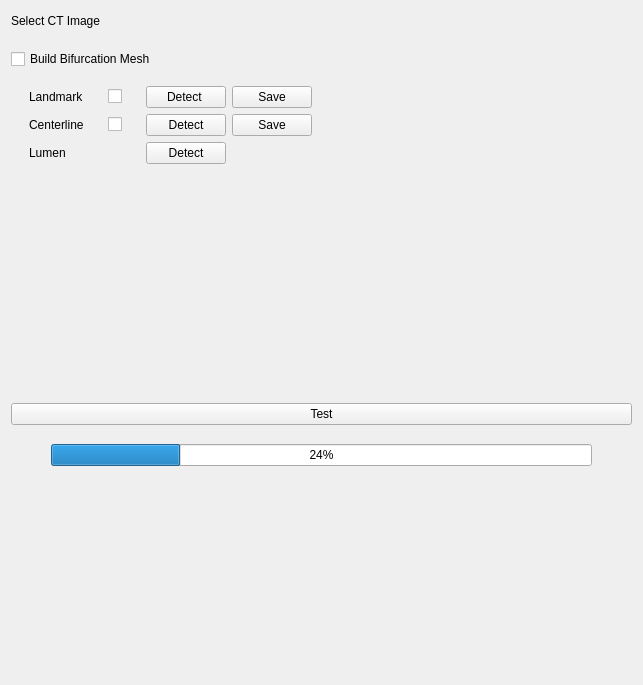
<?xml version="1.0" encoding="UTF-8"?>
<ui version="4.0">
 <class>qSlicerCoronaryMainModuleWidget</class>
 <widget class="qSlicerWidget" name="qSlicerCoronaryMainModuleWidget">
  <property name="geometry">
   <rect>
    <x>0</x>
    <y>0</y>
    <width>643</width>
    <height>685</height>
   </rect>
  </property>
  <property name="maximumSize">
   <size>
    <width>1007</width>
    <height>685</height>
   </size>
  </property>
  <property name="windowTitle">
   <string>Form</string>
  </property>
  <layout class="QVBoxLayout" name="verticalLayout">
   <item>
    <layout class="QHBoxLayout" name="horizontalLayout_2">
     <item>
      <widget class="QLabel" name="label">
       <property name="text">
        <string>Select CT Image</string>
       </property>
      </widget>
     </item>
     <item>
      <widget class="qMRMLNodeComboBox" name="MRMLNodeReadVolumn">
       <property name="nodeTypes">
        <stringlist>
         <string>vtkMRMLScalarVolumeNode</string>
        </stringlist>
       </property>
       <property name="noneEnabled">
        <bool>true</bool>
       </property>
       <property name="addEnabled">
        <bool>false</bool>
       </property>
       <property name="removeEnabled">
        <bool>false</bool>
       </property>
      </widget>
     </item>
     <item>
      <spacer name="horizontalSpacer_4">
       <property name="orientation">
        <enum>Qt::Horizontal</enum>
       </property>
       <property name="sizeType">
        <enum>QSizePolicy::Preferred</enum>
       </property>
       <property name="sizeHint" stdset="0">
        <size>
         <width>40</width>
         <height>20</height>
        </size>
       </property>
      </spacer>
     </item>
    </layout>
   </item>
   <item>
    <spacer name="verticalSpacer_3">
     <property name="orientation">
      <enum>Qt::Vertical</enum>
     </property>
     <property name="sizeType">
      <enum>QSizePolicy::Preferred</enum>
     </property>
     <property name="sizeHint" stdset="0">
      <size>
       <width>20</width>
       <height>12</height>
      </size>
     </property>
    </spacer>
   </item>
   <item>
    <layout class="QHBoxLayout" name="horizontalLayout">
     <item>
      <widget class="QCheckBox" name="checkBox_buildbifurcationmesh">
       <property name="text">
        <string>Build Bifurcation Mesh</string>
       </property>
      </widget>
     </item>
     <item>
      <spacer name="horizontalSpacer_2">
       <property name="orientation">
        <enum>Qt::Horizontal</enum>
       </property>
       <property name="sizeType">
        <enum>QSizePolicy::Preferred</enum>
       </property>
       <property name="sizeHint" stdset="0">
        <size>
         <width>40</width>
         <height>20</height>
        </size>
       </property>
      </spacer>
     </item>
    </layout>
   </item>
   <item>
    <spacer name="verticalSpacer_2">
     <property name="orientation">
      <enum>Qt::Vertical</enum>
     </property>
     <property name="sizeType">
      <enum>QSizePolicy::Preferred</enum>
     </property>
     <property name="sizeHint" stdset="0">
      <size>
       <width>17</width>
       <height>11</height>
      </size>
     </property>
    </spacer>
   </item>
   <item>
    <layout class="QHBoxLayout" name="horizontalLayout_4">
     <item>
      <spacer name="horizontalSpacer_7">
       <property name="orientation">
        <enum>Qt::Horizontal</enum>
       </property>
       <property name="sizeType">
        <enum>QSizePolicy::Preferred</enum>
       </property>
       <property name="sizeHint" stdset="0">
        <size>
         <width>18</width>
         <height>20</height>
        </size>
       </property>
      </spacer>
     </item>
     <item>
      <layout class="QGridLayout" name="gridLayout">
       <item row="0" column="0">
        <widget class="QLabel" name="label_2">
         <property name="text">
          <string>Landmark</string>
         </property>
        </widget>
       </item>
       <item row="0" column="1">
        <spacer name="horizontalSpacer_9">
         <property name="orientation">
          <enum>Qt::Horizontal</enum>
         </property>
         <property name="sizeType">
          <enum>QSizePolicy::Preferred</enum>
         </property>
         <property name="sizeHint" stdset="0">
          <size>
           <width>18</width>
           <height>20</height>
          </size>
         </property>
        </spacer>
       </item>
       <item row="0" column="2">
        <widget class="QCheckBox" name="checkBox_loadlandmarks">
         <property name="text">
          <string/>
         </property>
        </widget>
       </item>
       <item row="0" column="3">
        <spacer name="horizontalSpacer_3">
         <property name="orientation">
          <enum>Qt::Horizontal</enum>
         </property>
         <property name="sizeType">
          <enum>QSizePolicy::Preferred</enum>
         </property>
         <property name="sizeHint" stdset="0">
          <size>
           <width>18</width>
           <height>20</height>
          </size>
         </property>
        </spacer>
       </item>
       <item row="0" column="4">
        <widget class="QPushButton" name="DetectLandmarks">
         <property name="text">
          <string>Detect </string>
         </property>
         <attribute name="buttonGroup">
          <string notr="true">buttonGroup</string>
         </attribute>
        </widget>
       </item>
       <item row="0" column="5">
        <widget class="QPushButton" name="SaveLandmarks">
         <property name="text">
          <string>Save</string>
         </property>
        </widget>
       </item>
       <item row="1" column="0">
        <widget class="QLabel" name="label_3">
         <property name="text">
          <string>Centerline</string>
         </property>
        </widget>
       </item>
       <item row="1" column="1">
        <spacer name="horizontalSpacer_10">
         <property name="orientation">
          <enum>Qt::Horizontal</enum>
         </property>
         <property name="sizeType">
          <enum>QSizePolicy::Preferred</enum>
         </property>
         <property name="sizeHint" stdset="0">
          <size>
           <width>18</width>
           <height>20</height>
          </size>
         </property>
        </spacer>
       </item>
       <item row="1" column="2">
        <widget class="QCheckBox" name="checkBox_loadcenterlines">
         <property name="text">
          <string/>
         </property>
        </widget>
       </item>
       <item row="1" column="3">
        <spacer name="horizontalSpacer_6">
         <property name="orientation">
          <enum>Qt::Horizontal</enum>
         </property>
         <property name="sizeType">
          <enum>QSizePolicy::Preferred</enum>
         </property>
         <property name="sizeHint" stdset="0">
          <size>
           <width>13</width>
           <height>20</height>
          </size>
         </property>
        </spacer>
       </item>
       <item row="1" column="4">
        <widget class="QPushButton" name="DetectCenterlines">
         <property name="text">
          <string>Detect</string>
         </property>
        </widget>
       </item>
       <item row="1" column="5">
        <widget class="QPushButton" name="SaveCenterlines">
         <property name="text">
          <string>Save</string>
         </property>
        </widget>
       </item>
       <item row="2" column="0">
        <widget class="QLabel" name="label_4">
         <property name="text">
          <string>Lumen</string>
         </property>
        </widget>
       </item>
       <item row="2" column="4">
        <widget class="QPushButton" name="DetectLumen">
         <property name="text">
          <string>Detect</string>
         </property>
        </widget>
       </item>
      </layout>
     </item>
     <item>
      <spacer name="horizontalSpacer_5">
       <property name="orientation">
        <enum>Qt::Horizontal</enum>
       </property>
       <property name="sizeType">
        <enum>QSizePolicy::Expanding</enum>
       </property>
       <property name="sizeHint" stdset="0">
        <size>
         <width>40</width>
         <height>20</height>
        </size>
       </property>
      </spacer>
     </item>
    </layout>
   </item>
   <item>
    <spacer name="verticalSpacer">
     <property name="orientation">
      <enum>Qt::Vertical</enum>
     </property>
     <property name="sizeType">
      <enum>QSizePolicy::Preferred</enum>
     </property>
     <property name="sizeHint" stdset="0">
      <size>
       <width>20</width>
       <height>233</height>
      </size>
     </property>
    </spacer>
   </item>
   <item>
    <widget class="QPushButton" name="pushButtonTest">
     <property name="text">
      <string>Test</string>
     </property>
    </widget>
   </item>
   <item>
    <spacer name="verticalSpacer_5">
     <property name="orientation">
      <enum>Qt::Vertical</enum>
     </property>
     <property name="sizeType">
      <enum>QSizePolicy::Preferred</enum>
     </property>
     <property name="sizeHint" stdset="0">
      <size>
       <width>20</width>
       <height>13</height>
      </size>
     </property>
    </spacer>
   </item>
   <item>
    <layout class="QHBoxLayout" name="horizontalLayout_3">
     <item>
      <spacer name="horizontalSpacer_8">
       <property name="orientation">
        <enum>Qt::Horizontal</enum>
       </property>
       <property name="sizeType">
        <enum>QSizePolicy::Preferred</enum>
       </property>
       <property name="sizeHint" stdset="0">
        <size>
         <width>40</width>
         <height>20</height>
        </size>
       </property>
      </spacer>
     </item>
     <item>
      <widget class="QProgressBar" name="progressBar">
       <property name="value">
        <number>24</number>
       </property>
      </widget>
     </item>
     <item>
      <spacer name="horizontalSpacer">
       <property name="orientation">
        <enum>Qt::Horizontal</enum>
       </property>
       <property name="sizeType">
        <enum>QSizePolicy::Preferred</enum>
       </property>
       <property name="sizeHint" stdset="0">
        <size>
         <width>40</width>
         <height>20</height>
        </size>
       </property>
      </spacer>
     </item>
    </layout>
   </item>
   <item>
    <spacer name="verticalSpacer_4">
     <property name="orientation">
      <enum>Qt::Vertical</enum>
     </property>
     <property name="sizeHint" stdset="0">
      <size>
       <width>20</width>
       <height>70</height>
      </size>
     </property>
    </spacer>
   </item>
  </layout>
  <zorder>verticalSpacer</zorder>
  <zorder></zorder>
  <zorder>verticalSpacer_2</zorder>
  <zorder>verticalSpacer_3</zorder>
  <zorder>verticalSpacer_4</zorder>
  <zorder>pushButtonTest</zorder>
  <zorder>verticalSpacer_5</zorder>
 </widget>
 <customwidgets>
  <customwidget>
   <class>qMRMLNodeComboBox</class>
   <extends>QWidget</extends>
   <header>qMRMLNodeComboBox.h</header>
   <container>1</container>
  </customwidget>
  <customwidget>
   <class>qSlicerWidget</class>
   <extends>QWidget</extends>
   <header>qSlicerWidget.h</header>
   <container>1</container>
  </customwidget>
 </customwidgets>
 <resources/>
 <connections>
  <connection>
   <sender>qSlicerCoronaryMainModuleWidget</sender>
   <signal>mrmlSceneChanged(vtkMRMLScene*)</signal>
   <receiver>MRMLNodeReadVolumn</receiver>
   <slot>setMRMLScene(vtkMRMLScene*)</slot>
   <hints>
    <hint type="sourcelabel">
     <x>344</x>
     <y>71</y>
    </hint>
    <hint type="destinationlabel">
     <x>576</x>
     <y>56</y>
    </hint>
   </hints>
  </connection>
 </connections>
 <slots>
  <signal>signal1()</signal>
  <slot>DetectLandmarksButtonFunc()</slot>
  <slot>DetectCenterlinesButtonFunc()</slot>
  <slot>DetectLumenButtonFunc()</slot>
  <slot>BuildMeshButtonFunc()</slot>
  <slot>SetVolumn(vtkMRMLNode*)</slot>
 </slots>
 <buttongroups>
  <buttongroup name="buttonGroup"/>
 </buttongroups>
</ui>
